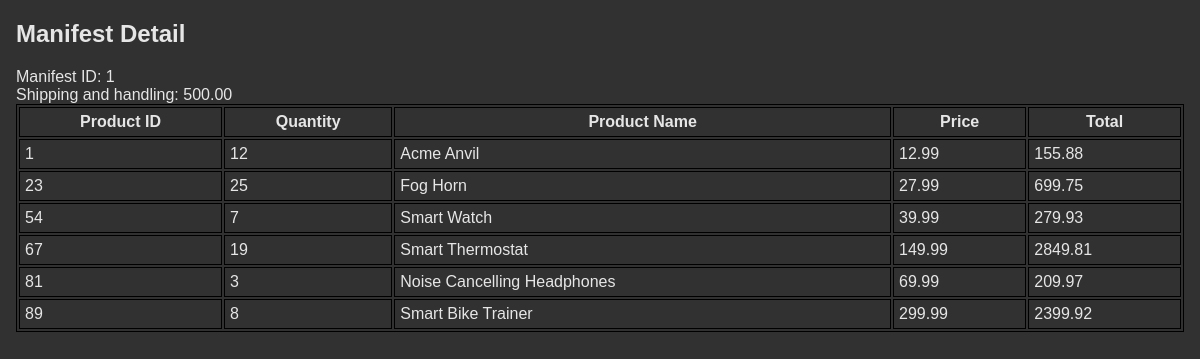
Page /manifestDetail/1/ on the committed database.
### truckr/models.py (models this page shows)
class manifest(models.Model):
    manifestID = models.IntegerField(primary_key = True)
    costShippingHandling = models.DecimalField(max_digits = 10, decimal_places = 2)

class manifestItem(models.Model):
    manifestID = models.IntegerField()
    productID = models.IntegerField()
    quantity = models.IntegerField()

### truckr/views.py (the view)
# urls.py: path('manifestDetail/<int:ID>/', views.manifestDetail, name='manifestDetail'),
def manifestDetail(request,ID):
    username = request.user.username
    nav = navigation(username)
    man = manifest.objects.raw('SELECT * FROM truckr_manifest WHERE manifestID = %s;', [ID])
    items = manifestItem.objects.raw('SELECT id, truckr_manifestitem.manifestID as manifestID, truckr_manifestitem.productID as productID,truckr_manifestitem.quantity as quantity, truckr_product.price as price, truckr_product.productName as productName, ROUND(truckr_product.price * truckr_manifestitem.quantity,2) as total FROM truckr_manifestitem JOIN truckr_product ON truckr_manifestitem.productID = truckr_product.productID WHERE manifestID = %s;', [ID])
    context = {'nav':nav,'man':man, 'items':items}
    return(render(request,'truckr/manifestDetail.html', context))

### truckr/views.py (called while the page is built)
def navigation(username):
    nav = navbar.objects.raw(""" SELECT * FROM truckr_employee JOIN truckr_account ON truckr_employee.employeeID = truckr_account.employeeID JOIN truckr_navbar ON truckr_account.accountType = truckr_navbar.accountType WHERE truckr_employee.username = '%s' ORDER BY id; """ % username)
    return nav

### truckr/templates/truckr/manifestDetail.html (shortened to what this page needs)
{% load static %}
<!DOCTYPE html>
<html>
  <head>
    <link rel="stylesheet" type="text/css" href="{% static 'css/style.css'%}">
  </head>
<body>
	<h2>Manifest Detail</h2>
{% if man %}
	{% for m in man %}
	Manifest ID: {{m.manifestID}}<br>
	Shipping and handling: {{m.costShippingHandling}}<br>
	{% endfor %}
{% endif %}
<table style="width:100%">
       	<tr>
	       	<th>Product ID</th>
	       	<th>Quantity</th>
		<th>Product Name</th>
	       	<th>Price</th>
		<th>Total</th>
       	</tr>
{% if items%}
	{% for item in items%}
	<tr>
		<td>{{item.productID}}</td>
		<td>{{item.quantity}}</td>
		<td>{{item.productName}}</td>
		<td>{{item.price}}</td>
		<td>{{item.total}}</td>
	</tr>
	{% endfor %}
{% else %}
	<p>No items are available.</p>
{% endif %}
</table>
</body>
</html>

### static/css/style.css (style rules this page uses)
body { font-family: Arial, sans-serif; background-color: #313131; color:#e6e6e6; margin: 0; padding: 0; margin-left:1em; margin-right:1em; }
table, th, td { border:1px solid black; }
th, td { margin-left: 5px; padding: 5px; }

### rows in the picture
manifest: manifestID "1", costShippingHandling "500.00"
manifestItem: productID "1", quantity "12", productName "Acme Anvil", price "12.99", total "155.88"
manifestItem: productID "23", quantity "25", productName "Fog Horn", price "27.99", total "699.75"
manifestItem: productID "54", quantity "7", productName "Smart Watch", price "39.99", total "279.93"
manifestItem: productID "67", quantity "19", productName "Smart Thermostat", price "149.99", total "2849.81"
manifestItem: productID "81", quantity "3", productName "Noise Cancelling Headphones", price "69.99", total "209.97"
manifestItem: productID "89", quantity "8", productName "Smart Bike Trainer", price "299.99", total "2399.92"
